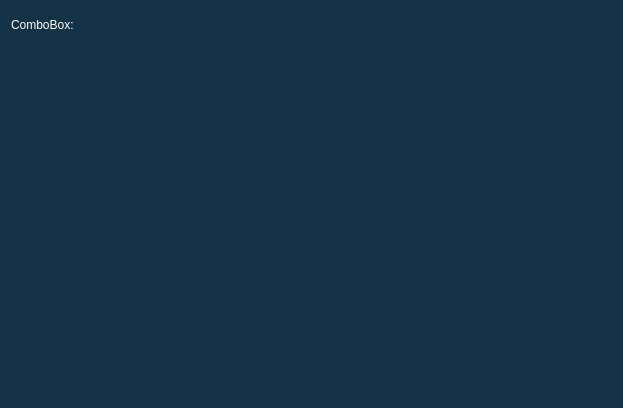
<?xml version="1.0" encoding="UTF-8"?>
<ui version="4.0">
 <class>PopupDemo</class>
 <widget class="QWidget" name="PopupDemo">
  <property name="geometry">
   <rect>
    <x>0</x>
    <y>0</y>
    <width>623</width>
    <height>408</height>
   </rect>
  </property>
  <property name="windowTitle">
   <string>Form</string>
  </property>
  <property name="styleSheet">
   <string notr="true">QWidget{
font:14px &quot;宋体&quot;;
color:white;
background-color:rgb(20,50,70);
}
/*按钮*/
QPushButton{
border:1px solid rgb(230, 230, 230);
background-color:rgb(200,150,0);
}
QPushButton:hover{
background-color:rgb(255,170,0);
}
QPushButton:pressed{
background-color:rgb(255,150,0);
}
QPushButton:disabled{
background-color:rgb(150,150,150);
}
/*下拉框*/
QComboBox{
border:1px solid rgb(230, 230, 230);
}
QComboBox QAbstractItemView{
border:1px solid rgb(230, 230, 230);
background-color:rgb(20,50,70);
}
QComboBox QAbstractItemView::item{/*需要代码中-&amp;gt;setView(new QListView(this));*/
height:26px;
font:15px &quot;宋体&quot;;
background-color:rgb(20,50,70);
}
QComboBox QAbstractItemView::item:selected{
background-color:rgb(255,170,0);
}
/*文本框*/
QLabel{
font:14px &quot;宋体&quot;;
color:white;
}</string>
  </property>
  <layout class="QVBoxLayout" name="verticalLayout">
   <item>
    <layout class="QHBoxLayout" name="horizontalLayout">
     <property name="spacing">
      <number>10</number>
     </property>
     <item>
      <widget class="QLabel" name="label">
       <property name="text">
        <string>ComboBox:</string>
       </property>
      </widget>
     </item>
     <item>
      <widget class="CuteBasicComboBox" name="comboBoxA" native="true">
       <property name="minimumSize">
        <size>
         <width>130</width>
         <height>28</height>
        </size>
       </property>
       <property name="maximumSize">
        <size>
         <width>130</width>
         <height>28</height>
        </size>
       </property>
      </widget>
     </item>
     <item>
      <widget class="CuteBasicComboBox" name="comboBoxB" native="true">
       <property name="minimumSize">
        <size>
         <width>130</width>
         <height>28</height>
        </size>
       </property>
       <property name="maximumSize">
        <size>
         <width>130</width>
         <height>28</height>
        </size>
       </property>
      </widget>
     </item>
     <item>
      <spacer name="horizontalSpacer">
       <property name="orientation">
        <enum>Qt::Horizontal</enum>
       </property>
       <property name="sizeHint" stdset="0">
        <size>
         <width>40</width>
         <height>20</height>
        </size>
       </property>
      </spacer>
     </item>
    </layout>
   </item>
   <item>
    <spacer name="verticalSpacer">
     <property name="orientation">
      <enum>Qt::Vertical</enum>
     </property>
     <property name="sizeHint" stdset="0">
      <size>
       <width>20</width>
       <height>351</height>
      </size>
     </property>
    </spacer>
   </item>
  </layout>
 </widget>
 <customwidgets>
  <customwidget>
   <class>CuteBasicComboBox</class>
   <extends>QWidget</extends>
   <header>Popup/CuteBasicComboBox.h</header>
   <container>1</container>
  </customwidget>
 </customwidgets>
 <resources/>
 <connections/>
</ui>
